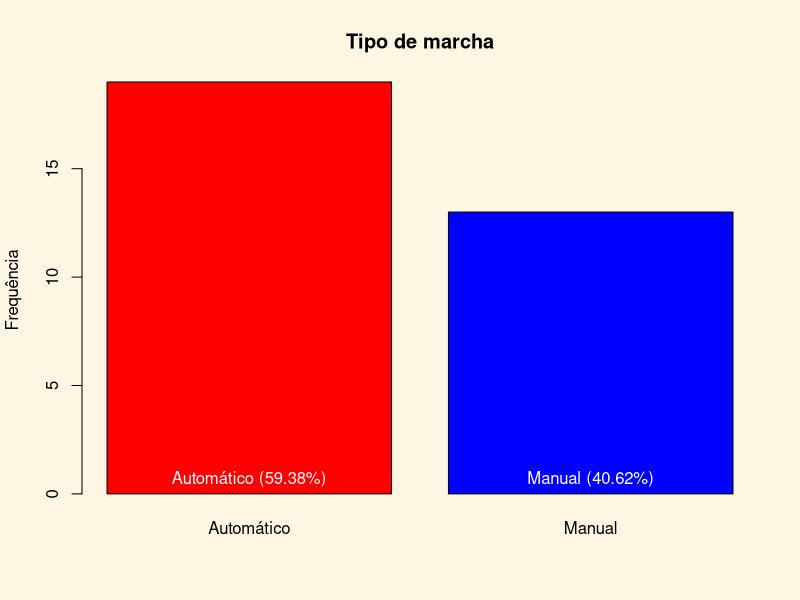
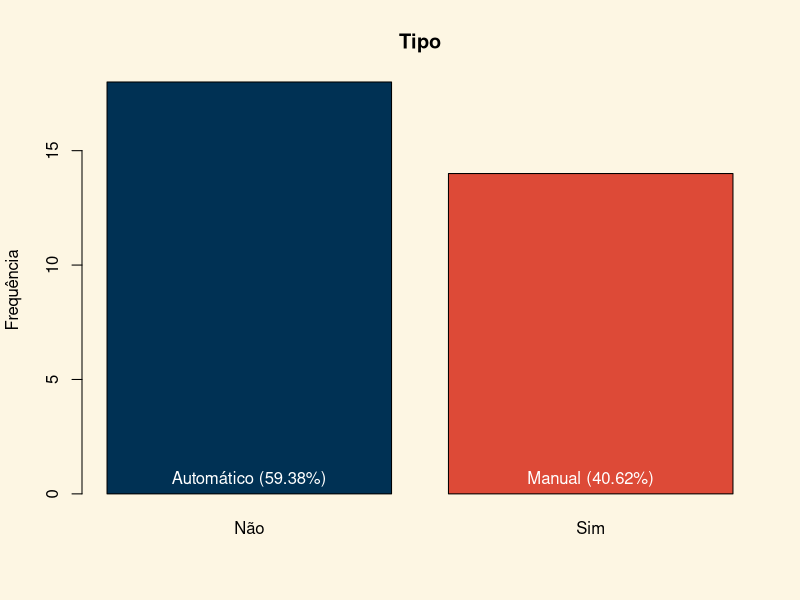
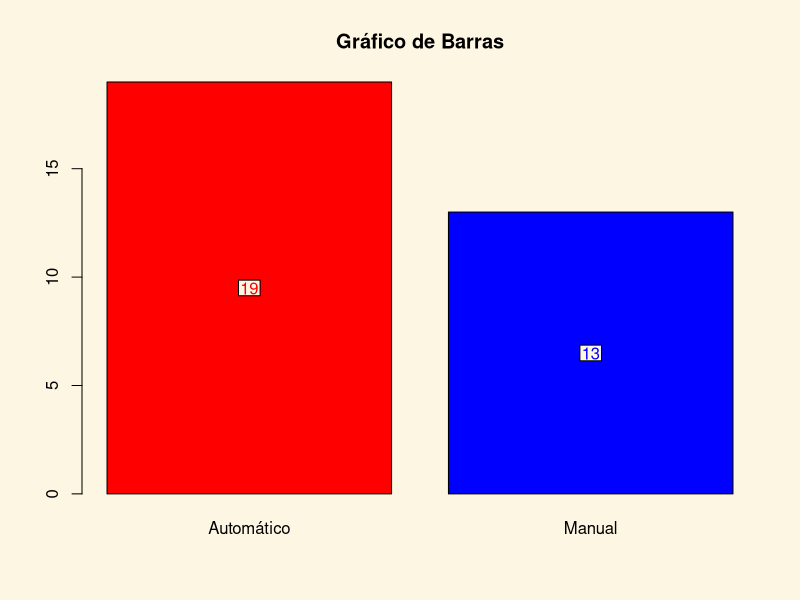
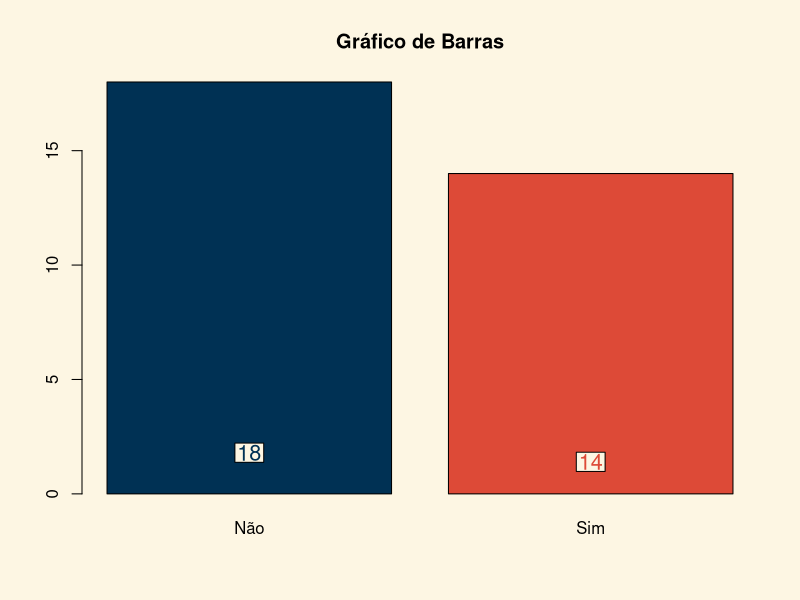
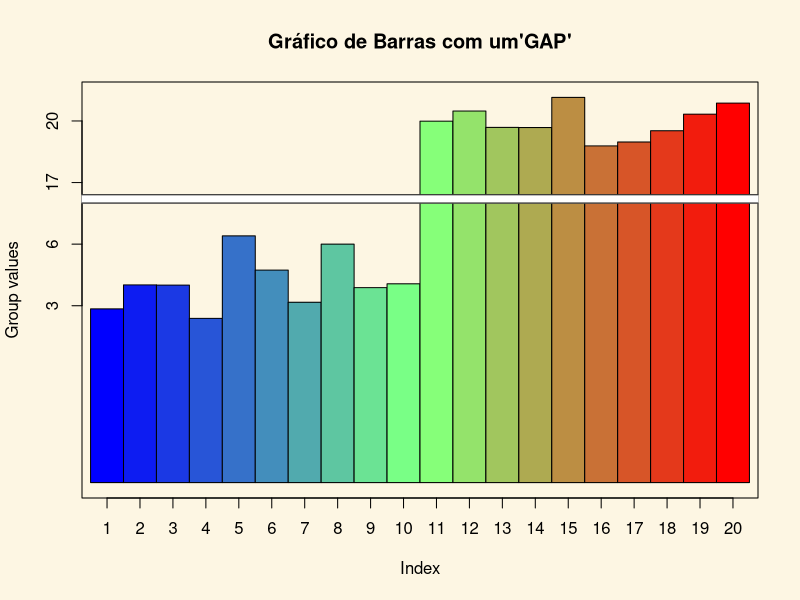
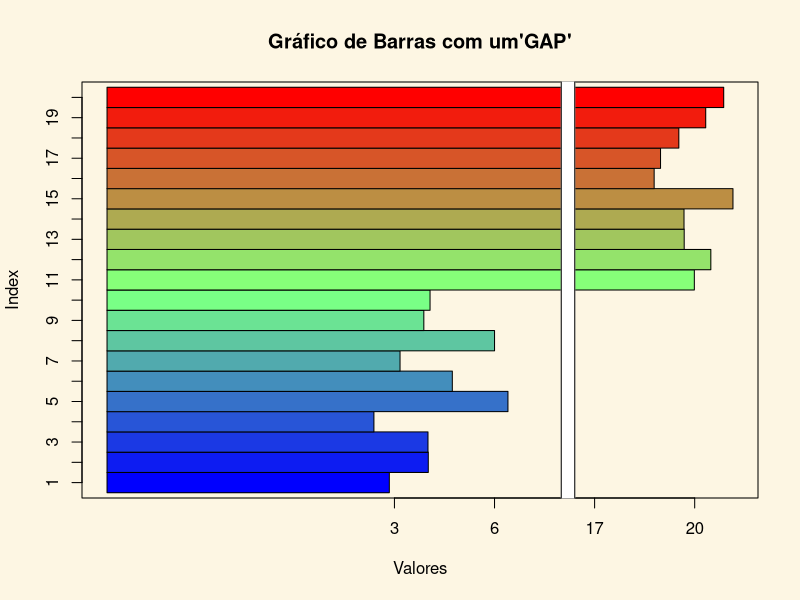
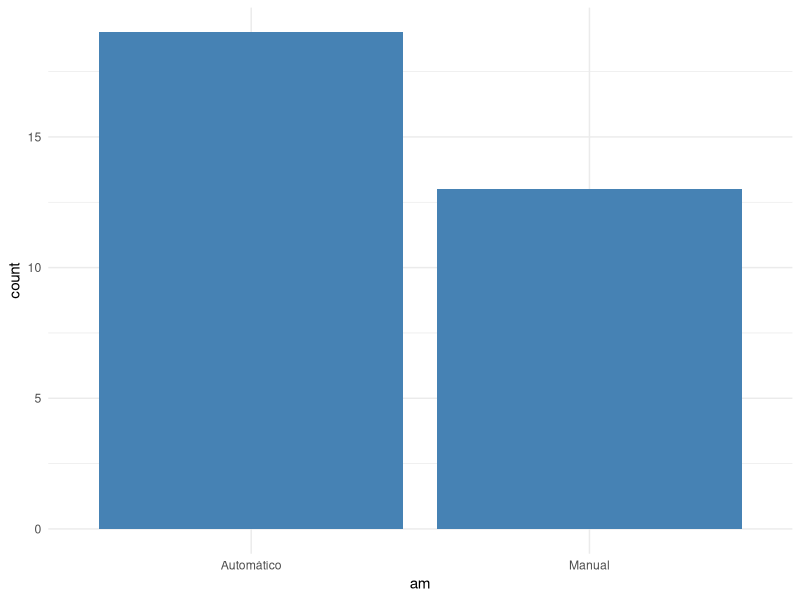
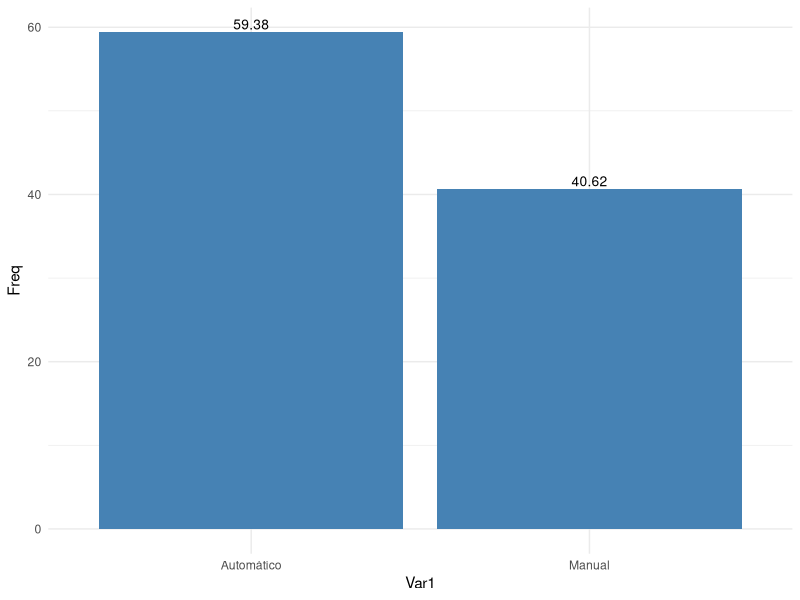

R code for these plots, in order:
## ---- chunk 1
knitr::opts_chunk$set(echo = TRUE)
require(RcmdrMisc)
## ---- chunk 2
data(mtcars)
mtcars <- within(mtcars, {
  am <- factor(am, labels=c('Automático','Manual'))
})
mtcars <- within(mtcars, {
  vs <- factor(vs, labels=c('Não','Sim'))
})
par(bg="#fdf6e3") 

contagem = table(mtcars$am)
nomes = levels(mtcars$am)
porcent = round(prop.table(contagem)*100,2)
rotulo=paste(nomes," (",porcent,"%",")",sep="")
barras<-barplot(table(mtcars$am), ylab="Frequência", main="Tipo de marcha", col=c("red","blue"))
text(barras, 0, rotulo,cex=1,pos=3,col ="#ffffff")

contagem2 = table(mtcars$vs)
nomes2 = levels(mtcars$vs)
porcent2 = round(prop.table(contagem2)*100,2)
rotulo2=paste(nomes2," (",porcent2,"%",")",sep="")
barras2<-barplot(table(mtcars$vs), ylab="Frequência", main="Tipo", col=c("#003154","#dd4a37"))
text(barras2, 0, rotulo,cex=1,pos=3,col ="#ffffff")
## ---- chunk 3
par(bg="#fdf6e3") 
library(plotrix)
barpos<-barplot(contagem,main="Gráfico de Barras",col=c("red","blue"))
barlabels(barpos,contagem,col=c("red","blue"))

barpos2<-barplot(contagem2,main="Gráfico de Barras", col=c("#003154","#dd4a37"))
barlabels(barpos2,contagem2,cex=1.3,prop=0.1, col=c("#003154","#dd4a37"))

## ---- chunk 4
library(RColorBrewer)
par(bg="#fdf6e3") 
#display.brewer.all()
COR<-brewer.pal(4,"Dark2")
#COR

library(plotrix)
twogrp<-c(rnorm(10)+4,rnorm(10)+20)
 gap.barplot(twogrp,gap=c(8,16),xlab="Index",ytics=c(3,6,17,20),
  ylab="Group values",main="Gráfico de Barras com um'GAP'")
gap.barplot(twogrp,gap=c(8,16),xlab="Index",ytics=c(3,6,17,20),
  ylab="Valores",horiz=TRUE,main="Gráfico de Barras com um'GAP'")

## ---- chunk 5
library(ggplot2)
ggplot(data=mtcars, aes(x=am)) +
  geom_bar(stat="count", fill="steelblue")+
  theme_minimal()
## ---- chunk 6

dados = data.frame(round(prop.table(contagem)*100,2))
dados <- within(dados, {
  Var1 <- factor(Var1, labels=c('Automático','Manual'))
})
attach(dados)
dados <- dados[order(Freq),] 
detach(dados)


# Fora das Barras
ggplot(data=dados, aes(x=Var1, y=Freq)) +
  geom_bar(stat="identity", fill="steelblue")+
  geom_text(aes(label=Freq), vjust=-0.3, size=3.5)+
  theme_minimal()
# Dentro das Barras
ggplot(data=dados, aes(x=Var1, y=Freq)) +
  geom_bar(stat="identity", fill="#275b70")+
  geom_text(aes(label=Freq), vjust=1.6, color="white",size=3.5)+
  theme_minimal()

## ---- chunk 7
library(plotrix)  
x <- rpois(100,10)
dotplot.mtb(x,yaxis=TRUE,main="Dotplot")

set.seed(1001)
bvals <- matrix(rpois(12,20),nrow=3)
b <- symbolbarplot(bvals)
